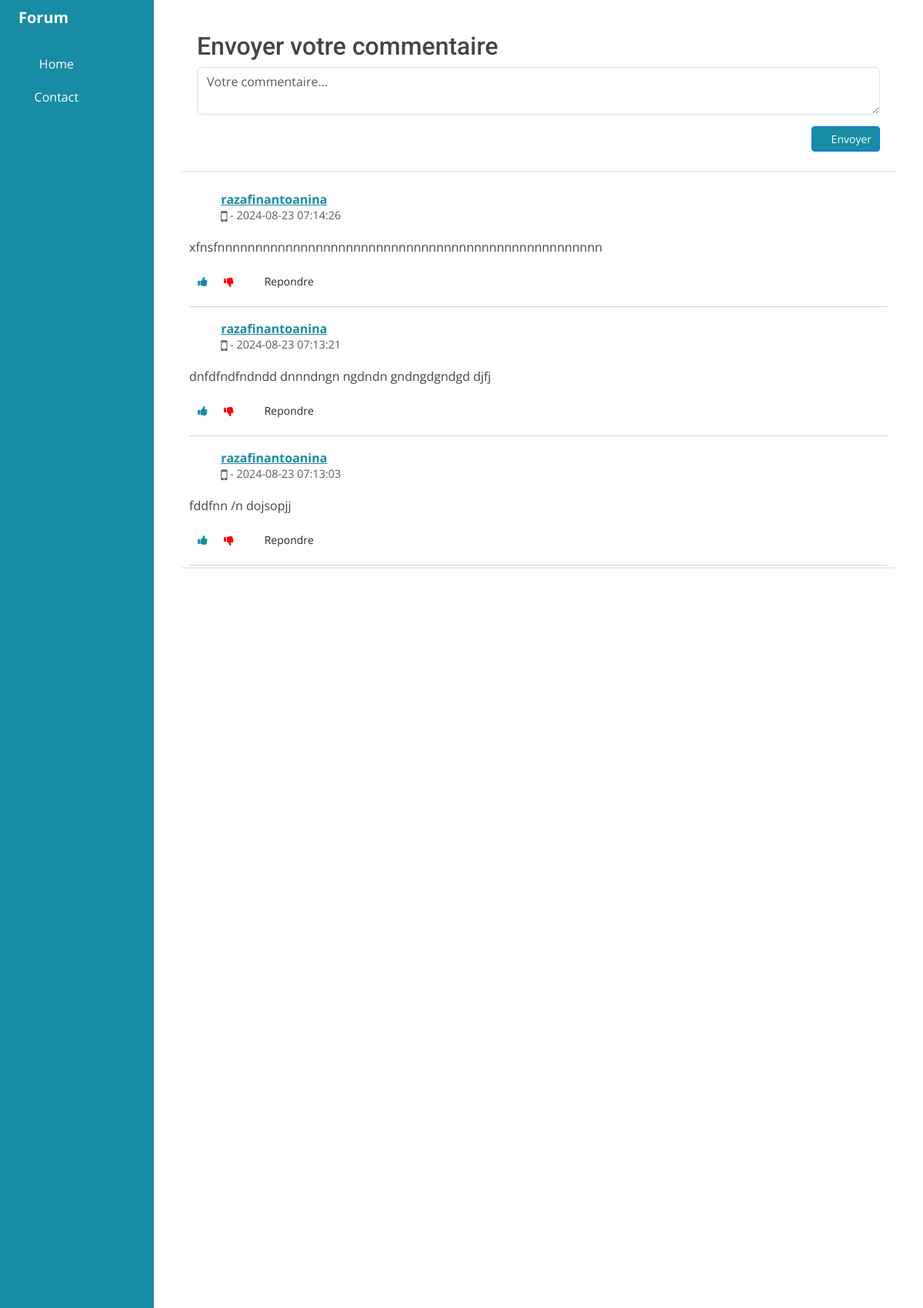
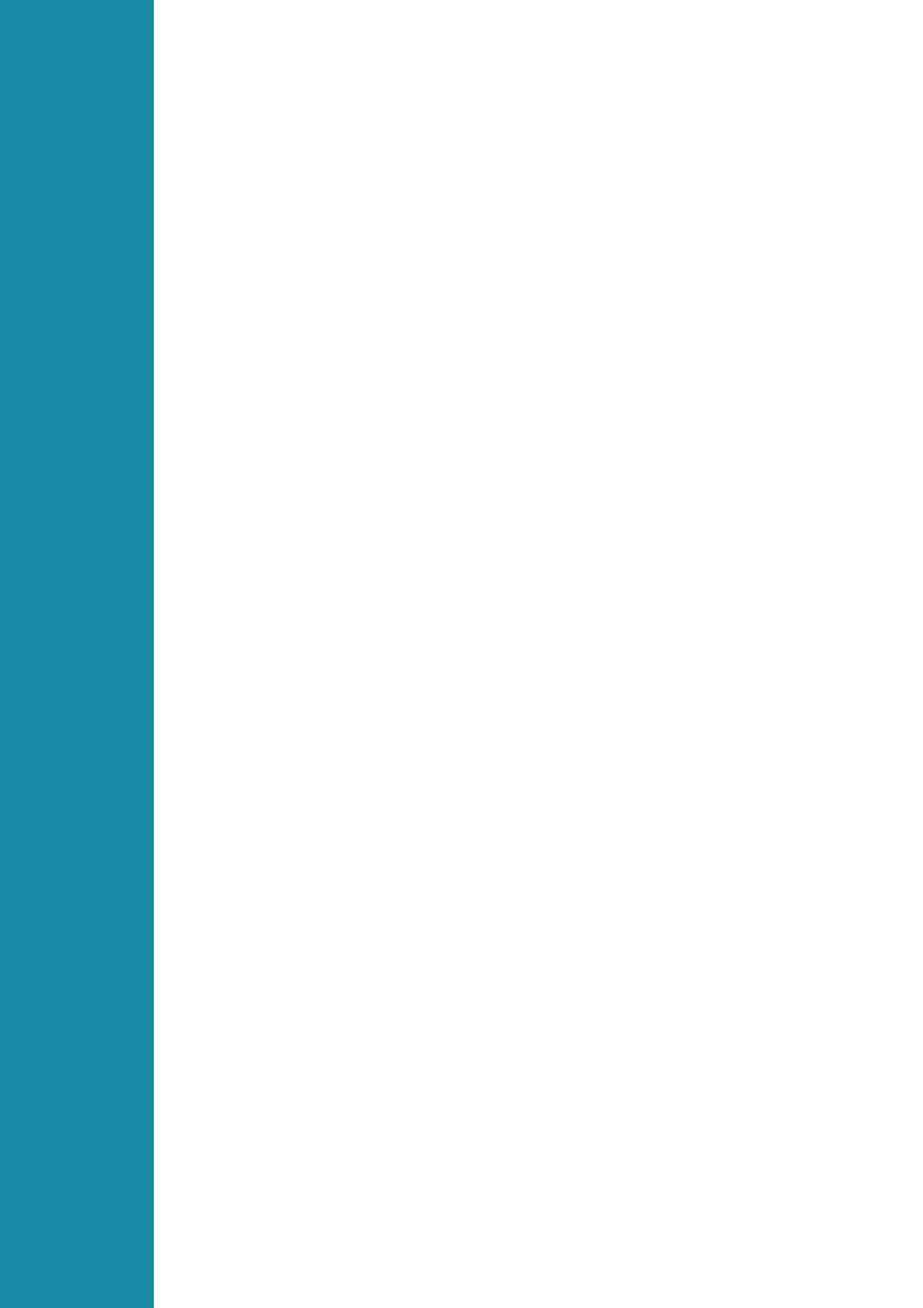
The app's page /forum.php (signed in, upper part) with its own data (2 pictures, top to bottom).
### tables this page shows
CREATE TABLE `commentaire` (
  `id_coms` int(11) NOT NULL,
  `nom_personne` varchar(30) NOT NULL,
  `date_coms` datetime NOT NULL,
  `coms` text NOT NULL
);

### forum.php (the view, shortened to what this page needs)
<?php
    $query = "SELECT * FROM commentaire ORDER BY id_coms DESC";
    $resultat = mysqli_query($conn, $query);
    $comments = mysqli_fetch_all($resultat, MYSQLI_ASSOC);
?>
<!DOCTYPE html>
<html lang="fr">
<head>
  <link href="assets/vendor/animate.css/animate.min.css" rel="stylesheet">
  <link href="assets/vendor/aos/aos.css" rel="stylesheet">
  <link href="assets/vendor/bootstrap/css/bootstrap.min.css" rel="stylesheet">
  <link href="assets/vendor/bootstrap-icons/bootstrap-icons.css" rel="stylesheet">
  <link href="assets/vendor/boxicons/css/boxicons.min.css" rel="stylesheet">
  <link href="assets/vendor/glightbox/css/glightbox.min.css" rel="stylesheet">
  <link href="assets/vendor/swiper/swiper-bundle.min.css" rel="stylesheet">
  <link href="assets/css/style.css" rel="stylesheet">
  <link rel="stylesheet" href="CSS/forum.css">
</head>
<body style="display:flex;">
<div class="container-fluid"  style="position:fixed" >
    <div class="row flex-nowrap" >
        <div class="col-auto col-md-3 col-xl-2 px-sm-2 px-0" style="background-color:#178ca4;">
            <div class="d-flex flex-column align-items-center align-items-sm-start px-3 pt-2 text-white min-vh-100">
                <a href="/" class="d-flex align-items-center pb-3 mb-md-0 me-md-auto text-white text-decoration-none">
                    <span class="fs-5 d-none d-sm-inline">Forum</span>
                </a>
                <ul class="nav nav-pills flex-column mb-sm-auto mb-0 align-items-center align-items-sm-start" id="menu">
                    <li class="nav-item">
                        <a href="index.php" class="nav-link text-white align-middle px-0">
                            <i class="fs-4 bi-house"></i> <span class="ms-1 d-none text-white d-sm-inline" >Home</span>
                        </a>
                    </li>
                    <li>
                        <a href="contact.php" class="nav-link px-0 align-middle text-white">
                            <i class="bi bi-chat-left-text-fill"></i> <span class="ms-1 d-none d-sm-inline text-white">Contact</span> </a>
                    </li>
                </ul>
            </div>
        </div>
        <div class="col py-3" style="padding:1%">
            <div class="container-fluid mt-100">
                <link href="https://maxcdn.bootstrapcdn.com/font-awesome/4.3.0/css/font-awesome.min.css" rel="stylesheet">
                <div class="container bootdey">
                <div class="col-md-12 bootstrap snippets">
                <div class="panel"  style="position:relative">
                  <div class="panel-body">
                    <h1 style="font-size:2em">Envoyer votre commentaire</h1>
                    <form  method="post">
                        <textarea class="form-control" rows="2" placeholder="Votre commentaire..." name="coms"></textarea>
                        <div class="mar-top clearfix"  >
                          <button class="btn btn-sm btn-primary pull-right" type="submit" style="background-color:#178ca4" name="envoyer"><i class="bi bi-send"></i> Envoyer</button>
                        </div>
                    </form>
                  </div>
                </div>
                <div class="panel" style="height:500px;overflow-y:scroll;" >
                    <div class="panel-body" style="padding:10px;position:relative">
                    <?php
                    if(mysqli_num_rows($resultat)!=0){
                    foreach ($comments as $comment) {
                    ?>
                        <div class="media-block" >
                          <div class="media-body" style="width:100%">
                            <div class="mar-btm  olonak" style="margin-bottom:20px;align-items:center">
                              <a class="media-left" href="#"><i style="font-size:40px;color:grey;margin-right:10px" class="bi bi-person-circle"></i></a>
                              <div>
                                    <?php
                                        if($_SESSION['nom']==$comment['nom_personne']){
                                    ?>
                                        <a href="#" class="btn-link text-semibold media-heading box-inline" style="color:#178ca4"><?php echo $comment['nom_personne']; ?></a><span>  (vous)</span>
                                    <?php
                                        }else{
                                    ?>
                                        <a href="#" class="btn-link text-semibold media-heading box-inline" style="color:#178ca4"><?php echo $comment['nom_personne']; ?></a>
                                    <?php
                                        }
                                    ?>
                                <p class="text-muted text-sm"><i class="fa fa-mobile fa-lg"></i> - <?= $comment['date_coms'];?>
                                </p>
                              </div>
                            </div>
                                <p><?php echo $comment['coms'];?></p>
                            <div class="pad-ver">
                                <div class="btn-group">
                                  <a class="btn btn-sm btn-default btn-hover-success" href="#" style="color:#178ca4"><i class="fa fa-thumbs-up"></i></a>
                                  <a class="btn btn-sm btn-default btn-hover-danger" href="#" style="color:red"><i class="fa fa-thumbs-down"></i></a>
                                </div>
                                <button style="background-color:white;border:none" name="rep" value="rhsdihsp" class="btn btn-sm btn-default btn-hover-primary"><i class="bi bi-reply"></i> Repondre</a></button>
                                </div>
                            <hr>
                          </div>
                        </div>
                    <?php
                    }
                    }
                    ?>
                  </div>
                </div>
                </div>
                </div>
            </div>
        </div>
    </div>
</div>
</body>
</html>

### assets/css/style.css (style rules this page uses)
body { font-family: "Open Sans", sans-serif; color: #444; }
a { color: #4fa6d5; font-weight: bold; text-decoration: none; }
h1, h2, h3, h4, h5, h6, .font-primary { font-family: "Roboto", sans-serif; }

### CSS/forum.css (style rules this page uses)
.panel { box-shadow: 0 2px 0 rgba(0,0,0,0.075); border-radius: 0; border: 0; margin-bottom: 15px; }
.panel .panel-footer, .panel>:last-child { border-bottom-left-radius: 0; border-bottom-right-radius: 0; }
.panel .panel-heading, .panel>:first-child { border-top-left-radius: 0; border-top-right-radius: 0; }
.panel-body { padding: 25px 20px; }
.media-block .media-left { display: block; float: left }
.media-block .media-body { display: block; overflow: hidden; width: auto }
.olonak { position: relative; align-items: center; }
.text-muted, a.text-muted:hover, a.text-muted:focus { color: #acacac; }
.text-sm { font-size: 0.9em; }
.text-5x, .text-4x, .text-5x, .text-2x, .text-lg, .text-sm, .text-xs { line-height: 1.25; }
.btn-sm, .btn-group-sm>.btn, .btn-icon.btn-sm { padding: 5px 10px !important; }
.mar-top { margin-top: 15px; }

### records on screen
commentaire: nom_personne "razafinantoanina", date_coms "2024-08-23 07:14:26", coms "xfnsfnnnnnnnnnnnnnnnnnnnnnnnnnnnnnnnnnnnnnnnnnnnnnnnnnnn"
commentaire: nom_personne "razafinantoanina", date_coms "2024-08-23 07:13:21", coms "dnfdfndfndndd dnnndngn ngdndn gndngdgndgd djfj"
commentaire: nom_personne "razafinantoanina", date_coms "2024-08-23 07:13:03", coms "fddfnn /n dojsopjj"
